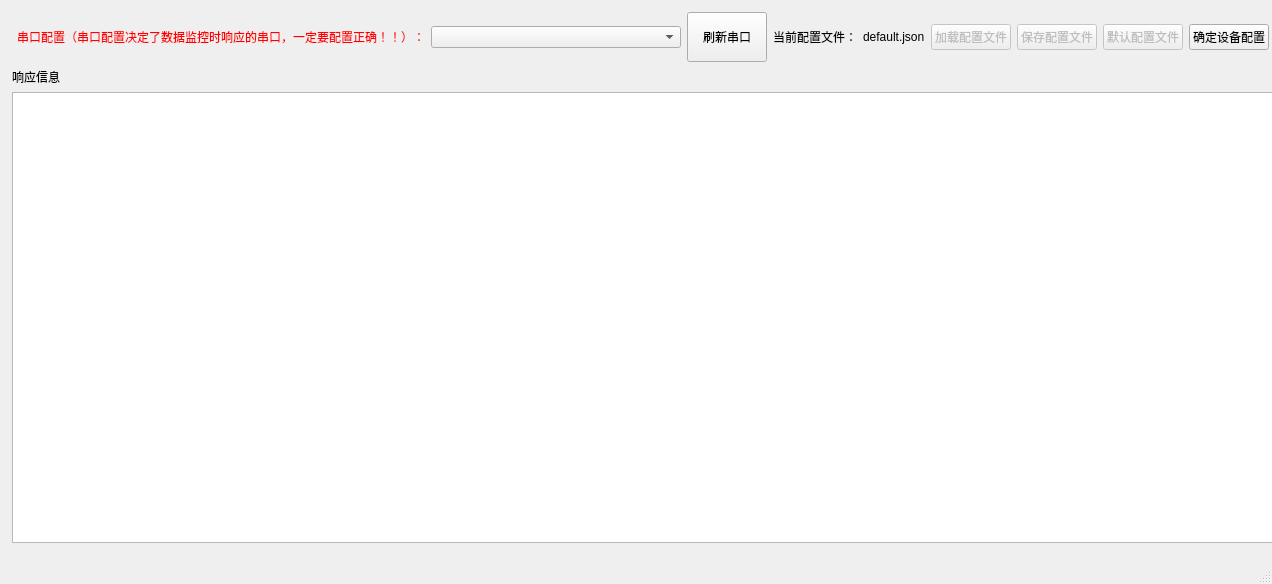
<?xml version="1.0" encoding="UTF-8"?>
<ui version="4.0">
 <class>tab7_window</class>
 <widget class="QMainWindow" name="tab7_window">
  <property name="geometry">
   <rect>
    <x>0</x>
    <y>0</y>
    <width>1272</width>
    <height>584</height>
   </rect>
  </property>
  <property name="sizePolicy">
   <sizepolicy hsizetype="Expanding" vsizetype="Expanding">
    <horstretch>0</horstretch>
    <verstretch>0</verstretch>
   </sizepolicy>
  </property>
  <property name="windowTitle">
   <string>MainWindow</string>
  </property>
  <widget class="QWidget" name="centralwidget">
   <property name="enabled">
    <bool>true</bool>
   </property>
   <property name="sizePolicy">
    <sizepolicy hsizetype="Expanding" vsizetype="Expanding">
     <horstretch>0</horstretch>
     <verstretch>0</verstretch>
    </sizepolicy>
   </property>
   <widget class="QWidget" name="verticalLayoutWidget_3">
    <property name="geometry">
     <rect>
      <x>7</x>
      <y>7</y>
      <width>1272</width>
      <height>541</height>
     </rect>
    </property>
    <layout class="QVBoxLayout" name="verticalLayout_2" stretch="0,4,0">
     <property name="sizeConstraint">
      <enum>QLayout::SetMinAndMaxSize</enum>
     </property>
     <property name="leftMargin">
      <number>5</number>
     </property>
     <property name="topMargin">
      <number>5</number>
     </property>
     <property name="rightMargin">
      <number>5</number>
     </property>
     <property name="bottomMargin">
      <number>5</number>
     </property>
     <item>
      <layout class="QHBoxLayout" name="horizontalLayout">
       <property name="sizeConstraint">
        <enum>QLayout::SetMaximumSize</enum>
       </property>
       <property name="leftMargin">
        <number>5</number>
       </property>
       <property name="rightMargin">
        <number>5</number>
       </property>
       <item>
        <widget class="QLabel" name="label_3">
         <property name="styleSheet">
          <string notr="true">QLabel{
color:red;
}</string>
         </property>
         <property name="text">
          <string>串口配置（串口配置决定了数据监控时响应的串口，一定要配置正确！！）：</string>
         </property>
        </widget>
       </item>
       <item>
        <widget class="QComboBox" name="tab_7_port_combox">
         <property name="minimumSize">
          <size>
           <width>250</width>
           <height>0</height>
          </size>
         </property>
        </widget>
       </item>
       <item>
        <widget class="QPushButton" name="tab_7_refresh_port_btn">
         <property name="minimumSize">
          <size>
           <width>0</width>
           <height>50</height>
          </size>
         </property>
         <property name="text">
          <string>刷新串口</string>
         </property>
        </widget>
       </item>
       <item>
        <widget class="QLabel" name="label">
         <property name="text">
          <string>当前配置文件：</string>
         </property>
        </widget>
       </item>
       <item>
        <widget class="QLabel" name="config_name_label">
         <property name="text">
          <string>default.json</string>
         </property>
        </widget>
       </item>
       <item>
        <widget class="QPushButton" name="load_config_btn">
         <property name="enabled">
          <bool>false</bool>
         </property>
         <property name="text">
          <string>加载配置文件</string>
         </property>
        </widget>
       </item>
       <item>
        <widget class="QPushButton" name="save_config_btn">
         <property name="enabled">
          <bool>false</bool>
         </property>
         <property name="text">
          <string>保存配置文件</string>
         </property>
         <property name="autoDefault">
          <bool>false</bool>
         </property>
         <property name="default">
          <bool>false</bool>
         </property>
         <property name="flat">
          <bool>false</bool>
         </property>
        </widget>
       </item>
       <item>
        <widget class="QPushButton" name="default_config_btn">
         <property name="enabled">
          <bool>false</bool>
         </property>
         <property name="text">
          <string>默认配置文件</string>
         </property>
        </widget>
       </item>
       <item>
        <widget class="QPushButton" name="start_btn">
         <property name="text">
          <string>确定设备配置</string>
         </property>
        </widget>
       </item>
      </layout>
     </item>
     <item>
      <layout class="QVBoxLayout" name="content_layout"/>
     </item>
     <item>
      <layout class="QVBoxLayout" name="verticalLayout" stretch="0,1">
       <item>
        <layout class="QHBoxLayout" name="horizontalLayout_2"/>
       </item>
       <item>
        <layout class="QVBoxLayout" name="verticalLayout_3" stretch="0,1">
         <item>
          <widget class="QLabel" name="label_4">
           <property name="sizePolicy">
            <sizepolicy hsizetype="Minimum" vsizetype="Minimum">
             <horstretch>0</horstretch>
             <verstretch>0</verstretch>
            </sizepolicy>
           </property>
           <property name="text">
            <string>响应信息</string>
           </property>
          </widget>
         </item>
         <item>
          <widget class="QListWidget" name="tab_7_responselist"/>
         </item>
        </layout>
       </item>
      </layout>
     </item>
    </layout>
   </widget>
  </widget>
  <widget class="QMenuBar" name="menubar">
   <property name="geometry">
    <rect>
     <x>0</x>
     <y>0</y>
     <width>1272</width>
     <height>22</height>
    </rect>
   </property>
   <property name="defaultUp">
    <bool>false</bool>
   </property>
   <property name="nativeMenuBar">
    <bool>true</bool>
   </property>
  </widget>
  <widget class="QStatusBar" name="statusbar"/>
 </widget>
 <resources/>
 <connections/>
</ui>
